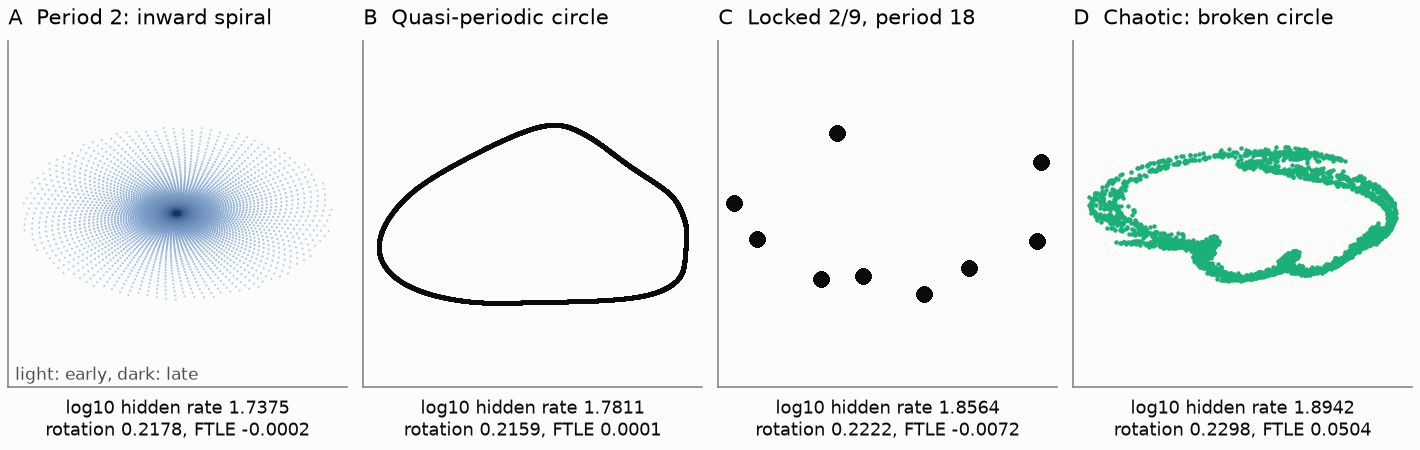

The Python source for this figure:
"""Figure 6: what training looks like at four points of the route along one slice.

Evidence: exploratory. The four hidden-layer rates are chosen by a fixed rule
from the S2-28011 staircase receipt (output rate fixed at the 2/9 window's
column): (A) the period-2 cell closest to the onset of quasi-periodicity (its
two-step samples spiral into the 2-cycle); (B) the median quasi-periodic cell;
(C) the middle cell of the longest 2/9 plateau; (D) the median chaotic cell
between the 2/9 and 1/4 plateaus. Trajectories are recomputed here from the
shared initial parameters (S2-28011, 40,000 full-batch updates, float64 on
CPU); each panel projects one lobe of the two-step map on that cell's own
first two principal axes.
"""

import json
import sys

import numpy as np

import common as c

sys.path.insert(0, str(c.ROOT / "src"))

from neural_shrimp.gdmaps import GridMap  # noqa: E402
from neural_shrimp.trainability import SYSTEMS  # noqa: E402

STAIRCASE = c.EXPLORE / "a3-staircase/s2-28011-out-0.0856/staircase.json"
SOURCES = [c.ROOT / "src/neural_shrimp/gdmaps.py", c.ROOT / "src/neural_shrimp/trainability.py",
           c.ROOT / "src/neural_shrimp/models.py"]
STEPS = 40000


def select(rows):
    """Apply the fixed selection rule; returns {panel: row}."""
    p2 = [r for r in rows if r["status"] == 2 and r["period"] == 2 and r["rho"]]
    qp = [r for r in rows if c.quasi_periodic(r)]
    merged = c.merged_plateaus(rows)
    lock = max((p for p in merged if (p["m"], p["q"]) == (2, 9)), key=lambda p: p["cells"])
    quarter = max((p for p in merged if (p["m"], p["q"]) == (1, 4)), key=lambda p: p["cells"])
    locked = [r for r in rows if lock["start"] <= r["log10_varied"] <= lock["end"] and r["status"] == 2]
    chaotic = [r for r in rows if r["status"] == 3 and lock["end"] < r["log10_varied"] < quarter["start"]]
    return {"A": max(p2, key=lambda r: r["rho"]), "B": qp[len(qp) // 2], "C": locked[len(locked) // 2],
            "D": chaotic[len(chaotic) // 2]}


def main():
    c.style()
    data = json.loads(STAIRCASE.read_text())
    chosen = select(data["rows"])
    net, x, y, theta0 = SYSTEMS["S2"](28011)
    log_h = np.array([chosen[k]["log10_varied"] for k in "ABCD"])
    grid = GridMap(net, x, y, 10.0 ** log_h, np.full(4, 10.0 ** data["args"]["fixed"]))
    theta = np.repeat(theta0[None], 4, axis=0)
    early, late = [], []
    for step in range(STEPS):
        theta = grid.step(theta)
        if 2000 <= step < 20000 and step % 2 == 0:
            early.append(theta[0].copy())
        if step >= STEPS - 8000 and (step - (STEPS - 8000)) % 2 == 0:
            late.append(theta.copy())
    early, late = np.array(early), np.array(late)
    titles = {"A": "A  Period 2: inward spiral", "B": "B  Quasi-periodic circle",
              "C": "C  Locked 2/9, period 18", "D": "D  Chaotic: broken circle"}
    fig, axes = c.plt.subplots(1, 4, figsize=(7.1, 2.25), layout="constrained")
    derived = {}
    for i, (ax, key) in enumerate(zip(axes, "ABCD")):
        points = early if key == "A" else late[:, i, :]
        centered = points - points.mean(0)
        _, singular, vt = np.linalg.svd(centered, full_matrices=False)
        planar = centered @ vt[:2].T
        share = float((singular[:2] ** 2).sum() / (singular ** 2).sum())
        if key == "A":
            from matplotlib.colors import LinearSegmentedColormap
            ramp = LinearSegmentedColormap.from_list("time", [c.PERIOD_RAMP[0], c.PERIOD_RAMP[-1]])
            ax.scatter(planar[:, 0], planar[:, 1], c=np.arange(len(planar)), cmap=ramp, s=0.6, linewidths=0,
                       rasterized=True)
            ax.text(0.02, 0.02, "light: early, dark: late", transform=ax.transAxes, fontsize=6, color=c.SECONDARY)
        else:
            size = 1.2 if key in "BD" else 9.0
            ax.plot(planar[:, 0], planar[:, 1], ".", markersize=size,
                    color=c.INK if key != "D" else c.CLASS_COLORS[3], rasterized=True)
        ax.set_aspect("equal", adjustable="datalim")
        ax.set_xticks([])
        ax.set_yticks([])
        ax.set_title(titles[key], fontsize=7.5)
        r = chosen[key]
        ax.set_xlabel(f"log10 hidden rate {r['log10_varied']:.4f}\nrotation {r['rho']:.4f}, FTLE {r['ftle']:.4f}",
                      fontsize=6.5)
        derived[key] = {"log10_hidden": r["log10_varied"], "log10_output": data["args"]["fixed"],
                        "status": r["status"], "period": r["period"], "rho": r["rho"], "ftle": r["ftle"],
                        "planar_variance_share": share, "samples": int(len(points))}
    alt = ("Four phase portraits of full-batch training of the 13-parameter network along one learning-rate slice, "
           "each showing every second parameter vector projected on its own two principal axes. "
           f"A: period 2 near onset (rotation of the decaying spiral {derived['A']['rho']:.4f}); "
           f"B: a closed invariant curve (quasi-periodic, rotation {derived['B']['rho']:.4f}, FTLE "
           f"{derived['B']['ftle']:.4f}); C: nine points on the circle (locked at 2/9, period 18); "
           f"D: a thickened, broken circle (chaotic, FTLE {derived['D']['ftle']:.4f}).")
    c.save(fig, "f6_route_portraits", [STAIRCASE, *SOURCES], __file__, "exploratory", alt, derived,
           "Panel A uses updates 2,000 to 20,000 (the transient spiral); B to D use the last 8,000 updates.")


if __name__ == "__main__":
    main()
